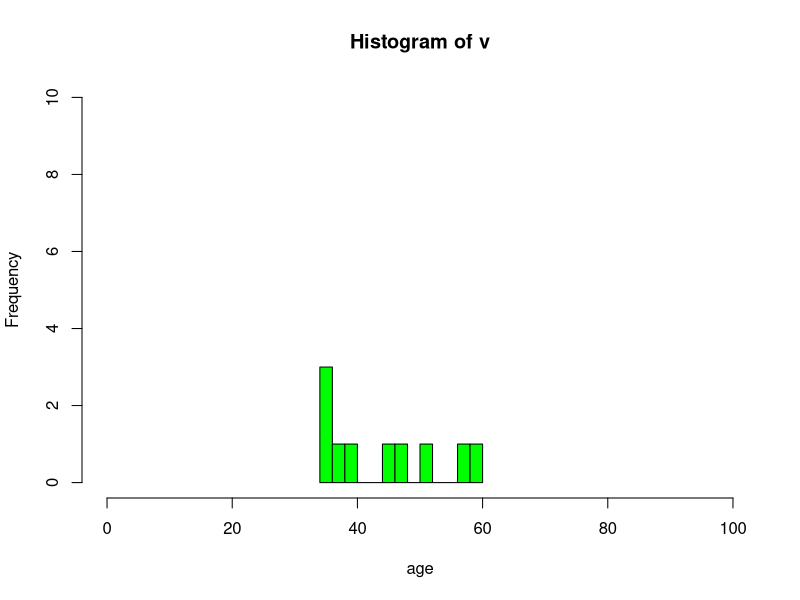
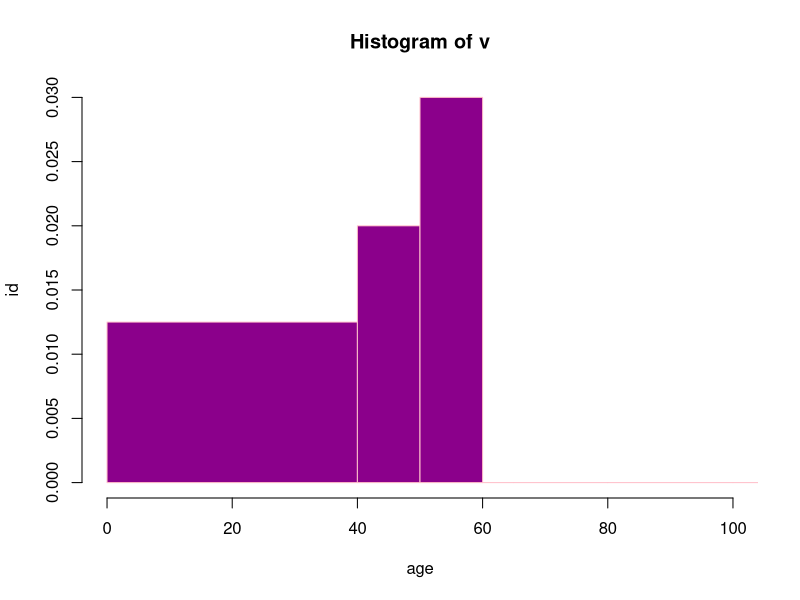

Source code (R) for these figures, in order:



# Create data for the graph of age
v <- c(45, 34, 40, 58, 59, 36, 34, 38, 52, 48)
# Create the histogram one set
hist(v, xlab = "age", col = "green",
     border = "black", xlim = c(0, 100),
     ylim = c(0, 10), breaks = 10)



# Creating data for the graph
v <- c(45, 34, 40, 58, 59, 36, 34, 38, 52, 48)

# Creating the histogram 2 variable
hist(v, xlab = "age", ylab ="id",
     xlim = c(0, 100),
     col = "darkmagenta", border = "pink",
     breaks = c(0, 40,50,60,65,80,100,120))


